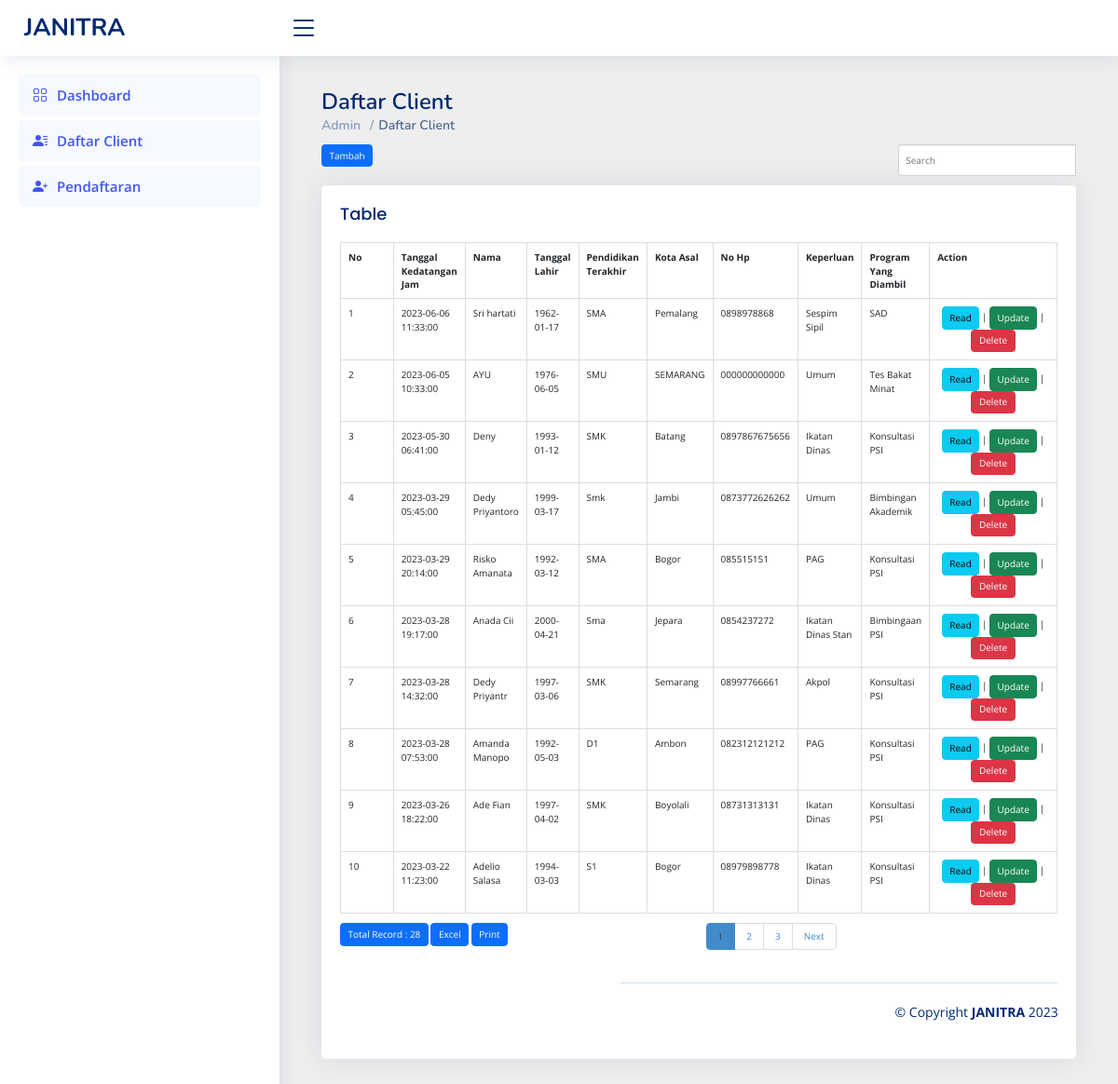
/index.php/a_dat, run on the app's committed database.
### tables this page shows
CREATE TABLE `kedatangan` (
  `no` int(100) NOT NULL,
  `tanggal_kedatangan_jam` datetime NOT NULL,
  `nama` varchar(500) NOT NULL,
  `tanggal_lahir` date NOT NULL,
  `pendidikan_terakhir` varchar(500) NOT NULL,
  `kota_asal` varchar(500) NOT NULL,
  `no_hp` varchar(40) NOT NULL COMMENT '(+62)',
  `keperluan` varchar(500) NOT NULL,
  `program_yang_diambil` varchar(500) NOT NULL
);

### application/controllers/A_dat.php (called while the page is built, shortened)
<?php
class A_dat extends CI_Controller
{
    function __construct()
    {
        $this->load->model('A_dat_model');
        $this->load->library('form_validation');
    }
    public function index()
    {
        $q = urldecode($this->input->get('q', TRUE));
        $start = intval($this->input->get('start'));
        if ($q <> '') {
            $config['base_url'] = base_url() . 'a_dat/index.html?q=' . urlencode($q);
            $config['first_url'] = base_url() . 'a_dat/index.html?q=' . urlencode($q);
        } else {
            $config['base_url'] = base_url() . 'a_dat/index.html';
            $config['first_url'] = base_url() . 'a_dat/index.html';
        }
        $config['per_page'] = 10;
        $config['page_query_string'] = TRUE;
        $config['total_rows'] = $this->A_dat_model->total_rows($q);
        $a_dat = $this->A_dat_model->get_limit_data($config['per_page'], $start, $q);
        $this->load->library('pagination');
        $this->pagination->initialize($config);
        $data = array(
            'a_dat_data' => $a_dat,
            'q' => $q,
            'pagination' => $this->pagination->create_links(),
            'total_rows' => $config['total_rows'],
            'start' => $start,
        );
        $this->load->view('a_dat/kedatangan_list', $data);
    }
}

### index.php (called while the page is built, shortened)
<?php
require_once BASEPATH.'core/CodeIgniter.php';

### application/config/config.php (called while the page is built, shortened)
<?php
$config['base_url'] = 'http://localhost/janitra';
$config['index_page'] = '';
$config['uri_protocol']	= 'REQUEST_URI';
$config['url_suffix'] = '.html';
$config['language']	= 'english';
$config['charset'] = 'UTF-8';
$config['enable_hooks'] = FALSE;
$config['subclass_prefix'] = 'MY_';
$config['composer_autoload'] = FALSE;
$config['permitted_uri_chars'] = 'a-z 0-9~%.:_\-';
$config['allow_get_array'] = TRUE;
$config['enable_query_strings'] = FALSE;
$config['controller_trigger'] = 'c';
$config['function_trigger'] = 'm';
$config['directory_trigger'] = 'd';
$config['log_threshold'] = 0;
$config['log_path'] = '';
$config['log_file_extension'] = '';
$config['log_file_permissions'] = 0644;
$config['log_date_format'] = 'Y-m-d H:i:s';
$config['error_views_path'] = '';
$config['cache_path'] = '';
$config['cache_query_string'] = FALSE;
$config['encryption_key'] = '';
$config['sess_driver'] = 'files';
$config['sess_cookie_name'] = 'ci_session';
$config['sess_expiration'] = 7200;
$config['sess_save_path'] = NULL;
$config['sess_match_ip'] = FALSE;
$config['sess_time_to_update'] = 300;
$config['sess_regenerate_destroy'] = FALSE;
$config['cookie_prefix']	= '';
$config['cookie_domain']	= '';
$config['cookie_path']		= '/';
$config['cookie_secure']	= FALSE;
$config['cookie_httponly'] 	= FALSE;
$config['standardize_newlines'] = FALSE;
$config['global_xss_filtering'] = FALSE;
$config['csrf_protection'] = FALSE;
$config['csrf_token_name'] = 'csrf_test_name';
$config['csrf_cookie_name'] = 'csrf_cookie_name';
$config['csrf_expire'] = 7200;
$config['csrf_regenerate'] = TRUE;
$config['csrf_exclude_uris'] = array();
$config['compress_output'] = FALSE;
$config['time_reference'] = 'local';
$config['rewrite_short_tags'] = FALSE;
$config['proxy_ips'] = '';

### application/models/A_dat_model.php (called while the page is built, shortened)
<?php
class A_dat_model extends CI_Model
{
    public $table = 'kedatangan';
    public $id = 'no';
    public $order = 'DESC';
    function total_rows($q = NULL) {
        $this->db->like('no', $q);
	$this->db->or_like('tanggal_kedatangan_jam', $q);
	$this->db->or_like('nama', $q);
	$this->db->or_like('tanggal_lahir', $q);
	$this->db->or_like('pendidikan_terakhir', $q);
	$this->db->or_like('kota_asal', $q);
	$this->db->or_like('no_hp', $q);
	$this->db->or_like('keperluan', $q);
	$this->db->or_like('program_yang_diambil', $q);
	$this->db->from($this->table);
        return $this->db->count_all_results();
    }
    function get_limit_data($limit, $start = 0, $q = NULL) {
        $this->db->order_by($this->id, $this->order);
        $this->db->like('no', $q);
	$this->db->or_like('tanggal_kedatangan_jam', $q);
	$this->db->or_like('nama', $q);
	$this->db->or_like('tanggal_lahir', $q);
	$this->db->or_like('pendidikan_terakhir', $q);
	$this->db->or_like('kota_asal', $q);
	$this->db->or_like('no_hp', $q);
	$this->db->or_like('keperluan', $q);
	$this->db->or_like('program_yang_diambil', $q);
	$this->db->limit($limit, $start);
        return $this->db->get($this->table)->result();
    }
}

### application/views/a_dat/kedatangan_list.php (the view, shortened to what this page needs)
<!doctype html>
<html>
    <head> <meta charset="utf-8">
        <link rel="stylesheet" href="<?php echo base_url('assets/bootstrap/css/bootstrap.min.css') ?>"/>
  <link href="<?php echo base_url('assets/vendor/bootstrap/css/bootstrap.min.css') ?>" rel="stylesheet">
  <link href="<?php echo base_url('assets/vendor/bootstrap-icons/bootstrap-icons.css') ?>" rel="stylesheet">
  <link href="<?php echo base_url('assets/vendor/boxicons/css/boxicons.min.css') ?>" rel="stylesheet">
  <link href="<?php echo base_url('assets/vendor/quill/quill.snow.css') ?>" rel="stylesheet">
  <link href="<?php echo base_url('assets/vendor/quill/quill.bubble.css') ?>" rel="stylesheet">
  <link href="<?php echo base_url('assets/vendor/remixicon/remixicon.css') ?>" rel="stylesheet">
  <link href="<?php echo base_url('assets/vendor/simple-datatables/style.css') ?>" rel="stylesheet">
  <link href="<?php echo base_url('assets/css/style.css') ?>" rel="stylesheet">
    </head>
    <body>
  <header id="header" class="header fixed-top d-flex align-items-center">
    <div class="d-flex align-items-center justify-content-between">
      <a href="http://localhost/janitra/a_home" class="logo d-flex align-items-center">
        <span class="d-none d-lg-block">JANITRA</span>
      </a>
          <i class="bi bi-list toggle-sidebar-btn"></i>
    </div>
  </header>
  <aside id="sidebar" class="sidebar">
    <ul class="sidebar-nav" id="sidebar-nav">
      <li class="nav-item">
        <a class="nav-link " href="http://localhost/janitra/a_home">
          <i class="bi bi-grid"></i>
          <span>Dashboard</span>
        </a>
      </li>
         <li class="nav-item">
        <a class="nav-link " href="http://localhost/janitra/a_dat">
          <i class="bi bi-person-lines-fill"></i>
          <span>Daftar Client</span>
        </a>
      </li>
         <li class="nav-item">
        <a class="nav-link " href="http://localhost/janitra/a_dat/create">
          <i class="bi bi-person-plus-fill"></i>
          <span>Pendaftaran</span>
        </a>
  </aside>
  <main id="main" class="main">
    <div class="pagetitle">
      <h1>Daftar Client </h1>
      <nav>
        <ol class="breadcrumb">
          <li class="breadcrumb-item"><a href="a_home">Admin</a></li>
          <li class="breadcrumb-item active">Daftar Client</li>
        </ol>
      </nav>
    </div>
        <div class="row" style="margin-bottom: 10px">
            <div class="col-md-4">
                <?php echo anchor(site_url('a_dat/create'),'Tambah', 'class="btn btn-primary"'); ?>
            </div>
            <div class="col-md-4 text-center">
            </div>
            <div class="col-md-1 text-right">
            </div>
            <div class="col-md-3 text-right">
                <form action="<?php echo site_url('a_dat/index'); ?>" class="form-inline" method="get">
                    <div class="input-group">
                        <input type="text" class="form-control" placeholder="Search" name="q" value="<?php echo $q; ?>">
                    </div>
                </form>
            </div>
        </div>
         <div class="card">
            <div class="card-body">
              <h1 class="card-title">Table</h1>
        <div class="table-responsive">
        <table class="table table-bordered" style="margin-bottom: 10px">
            <tr>
                <th>No</th>
		<th>Tanggal Kedatangan Jam</th>
		<th>Nama</th>
		<th>Tanggal Lahir</th>
		<th>Pendidikan Terakhir</th>
		<th>Kota Asal</th>
		<th>No Hp</th>
		<th>Keperluan</th>
		<th>Program Yang Diambil</th>
		<th>Action</th>
            </tr><?php
            foreach ($a_dat_data as $a_dat)
            {
                ?>
                <tr>
			<td width="80px"><?php echo ++$start ?></td>
			<td><?php echo $a_dat->tanggal_kedatangan_jam ?></td>
			<td><?php echo $a_dat->nama ?></td>
			<td><?php echo $a_dat->tanggal_lahir ?></td>
			<td><?php echo $a_dat->pendidikan_terakhir ?></td>
			<td><?php echo $a_dat->kota_asal ?></td>
			<td><?php echo $a_dat->no_hp ?></td>
			<td><?php echo $a_dat->keperluan ?></td>
			<td><?php echo $a_dat->program_yang_diambil ?></td>
			<td style="text-align:center" width="200px">
				<?php
        echo anchor(site_url('a_dat/read/'.$a_dat->no),'Read', 'class="btn btn-info"');
        echo ' | ';
        echo anchor(site_url('a_dat/update/'.$a_dat->no),'Update' ,'class="btn btn-success"');
        echo ' | ';
        echo anchor(site_url('a_dat/delete/'.$a_dat->no),'Delete','class="btn btn-danger"','onclick="javasciprt: return confirm(\'Are You Sure ?\')"');
        ?>
			</td>
		</tr>
                <?php
            }
            ?>
        </table>
        <div class="row">
            <div class="col-md-6">
                <a href="#" class="btn btn-primary">Total Record : <?php echo $total_rows ?></a>
		<?php echo anchor(site_url('a_dat/excel'), 'Excel', 'class="btn btn-primary"'); ?>
		 <?php echo anchor(site_url('cetak'),'Print', 'class="btn btn-primary"'); ?>
	    </div>
            <div class="col-md-6 text-right">
                <?php echo $pagination ?>
            </div>
        </div>
      <br//>
  <footer id="footer" class="footer">
    <div class="copyright">
      &copy; Copyright <strong><span>JANITRA</span></strong> 2023.
    </div>
  </footer>
    </body>
</html>

### application/config/pagination.php (shortened to what this page needs)
<?php  if ( ! defined('BASEPATH')) exit('No direct script access allowed');
$config['full_tag_open'] = '<nav><ul class="pagination" style="margin-top:0px">';
$config['full_tag_close'] = '</ul></nav>';
$config['next_tag_open'] = '<li>';
$config['next_tag_close'] = '</li>';
$config['cur_tag_open'] = '<li class="active"><a>';
$config['cur_tag_close'] = '</a></li>';
$config['num_tag_open'] = '<li>';
$config['num_tag_close'] = '</li>';

### assets/css/style.css (style rules this page uses)
:root { scroll-behavior: smooth; }
body { font-family: "Open Sans", sans-serif; background: #f6f9ff; color: #444444; }
a { color: #4154f1; text-decoration: none; }
h1, h2, h3, h4, h5, h6 { font-family: "Nunito", sans-serif; }
#main { margin-top: 60px; padding: 20px 30px; transition: all 0.3s; }
.pagetitle { margin-bottom: 10px; }
.pagetitle h1 { font-size: 24px; margin-bottom: 0; font-weight: 600; color: #012970; }
.card { margin-bottom: 30px; border: none; border-radius: 5px; box-shadow: 0px 0 30px rgba(1, 41, 112, 0.1); }
.card-title { padding: 20px 0 15px 0; font-size: 18px; font-weight: 500; color: #012970; font-family: "Poppins", sans-serif; }
.card-body { padding: 0 20px 20px 20px; }
.breadcrumb { font-size: 14px; font-family: "Nunito", sans-serif; color: #899bbd; font-weight: 600; }
.breadcrumb a { color: #899bbd; transition: 0.3s; }
.breadcrumb .breadcrumb-item::before { color: #899bbd; }
.breadcrumb .active { color: #51678f; font-weight: 600; }
.logo { line-height: 1; }
@media (min-width: 1200px) { .logo { width: 280px; } }
.logo span { font-size: 26px; font-weight: 700; color: #012970; font-family: "Nunito", sans-serif; }
.header { transition: all 0.5s; z-index: 997; height: 60px; box-shadow: 0px 2px 20px rgba(1, 41, 112, 0.1); background-color: #fff; padding-left: 20px; }
.header .toggle-sidebar-btn { font-size: 32px; padding-left: 10px; cursor: pointer; color: #012970; }
.sidebar { position: fixed; top: 60px; left: 0; bottom: 0; width: 300px; z-index: 996; transition: all 0.3s; padding: 20px; overflow-y: auto; scrollbar-width: thin; scrollbar-color: #aab7cf transparent; box-shadow: 0px 0px 20px rgba(1, 41, 112, 0.1); background-color: #fff; }
@media (min-width: 1200px) { #main, #footer { margin-left: 300px; } }
.sidebar-nav { padding: 0; margin: 0; list-style: none; }
.sidebar-nav li { padding: 0; margin: 0; list-style: none; }
.sidebar-nav .nav-item { margin-bottom: 5px; }
.sidebar-nav .nav-link { display: flex; align-items: center; font-size: 15px; font-weight: 600; color: #4154f1; transition: 0.3; background: #f6f9ff; padding: 10px 15px; border-radius: 4px; }
.sidebar-nav .nav-link i { font-size: 16px; margin-right: 10px; color: #4154f1; }
.footer { padding: 20px 0; font-size: 14px; transition: all 0.3s; border-top: 1px solid #cddfff; }
.footer .copyright { text-align: center; color: #012970; }
body { background:#eee; }

### application/views/a_dat/kedatangan_list.php (style rules this page uses)
footer { position: container; bottom: 0; width: 100%; }
body { padding: 15px; }

### data on the page
kedatangan: tanggal_kedatangan_jam "2023-06-06 11:33:00", nama "Sri hartati", tanggal_lahir "1962-01-17", pendidikan_terakhir "SMA", kota_asal "Pemalang", no_hp "0898978868", keperluan "Sespim Sipil", program_yang_diambil "SAD", no "Read", no "Update", no "Delete"
kedatangan: tanggal_kedatangan_jam "2023-06-05 10:33:00", nama "AYU", tanggal_lahir "1976-06-05", pendidikan_terakhir "SMU", kota_asal "SEMARANG", no_hp "000000000000", keperluan "Umum", program_yang_diambil "Tes Bakat Minat", no "Read", no "Update", no "Delete"
kedatangan: tanggal_kedatangan_jam "2023-05-30 06:41:00", nama "Deny", tanggal_lahir "1993-01-12", pendidikan_terakhir "SMK", kota_asal "Batang", no_hp "0897867675656", keperluan "Ikatan Dinas", program_yang_diambil "Konsultasi PSI", no "Read", no "Update", no "Delete"
kedatangan: tanggal_kedatangan_jam "2023-03-29 05:45:00", nama "Dedy Priyantoro", tanggal_lahir "1999-03-17", pendidikan_terakhir "Smk", kota_asal "Jambi", no_hp "0873772626262", keperluan "Umum", program_yang_diambil "Bimbingan Akademik", no "Read", no "Update", no "Delete"
kedatangan: tanggal_kedatangan_jam "2023-03-29 20:14:00", nama "Risko Amanata", tanggal_lahir "1992-03-12", pendidikan_terakhir "SMA", kota_asal "Bogor", no_hp "085515151", keperluan "PAG", program_yang_diambil "Konsultasi PSI", no "Read", no "Update", no "Delete"
kedatangan: tanggal_kedatangan_jam "2023-03-28 19:17:00", nama "Anada Cii", tanggal_lahir "2000-04-21", pendidikan_terakhir "Sma", kota_asal "Jepara", no_hp "0854237272", keperluan "Ikatan Dinas Stan", program_yang_diambil "Bimbingaan PSI", no "Read", no "Update", no "Delete"
kedatangan: tanggal_kedatangan_jam "2023-03-28 14:32:00", nama "Dedy Priyantr", tanggal_lahir "1997-03-06", pendidikan_terakhir "SMK", kota_asal "Semarang", no_hp "08997766661", keperluan "Akpol", program_yang_diambil "Konsultasi PSI", no "Read", no "Update", no "Delete"
kedatangan: tanggal_kedatangan_jam "2023-03-28 07:53:00", nama "Amanda Manopo", tanggal_lahir "1992-05-03", pendidikan_terakhir "D1", kota_asal "Ambon", no_hp "082312121212", keperluan "PAG", program_yang_diambil "Konsultasi PSI", no "Read", no "Update", no "Delete"
kedatangan: tanggal_kedatangan_jam "2023-03-26 18:22:00", nama "Ade Fian", tanggal_lahir "1997-04-02", pendidikan_terakhir "SMK", kota_asal "Boyolali", no_hp "08731313131", keperluan "Ikatan Dinas", program_yang_diambil "Konsultasi PSI", no "Read", no "Update", no "Delete"
kedatangan: tanggal_kedatangan_jam "2023-03-22 11:23:00", nama "Adelio Salasa", tanggal_lahir "1994-03-03", pendidikan_terakhir "S1", kota_asal "Bogor", no_hp "08979898778", keperluan "Ikatan Dinas", program_yang_diambil "Konsultasi PSI", no "Read", no "Update", no "Delete"

### other printed values
anchor(site_url('a_dat/create'),'Tambah', 'class="btn btn-primary"') "Tambah"
$total_rows "28"
anchor(site_url('a_dat/excel'), 'Excel', 'class="btn btn-primary"') "Excel"
anchor(site_url('cetak'),'Print', 'class="btn btn-primary"') "Print"
$pagination "1 2 3 Next"
